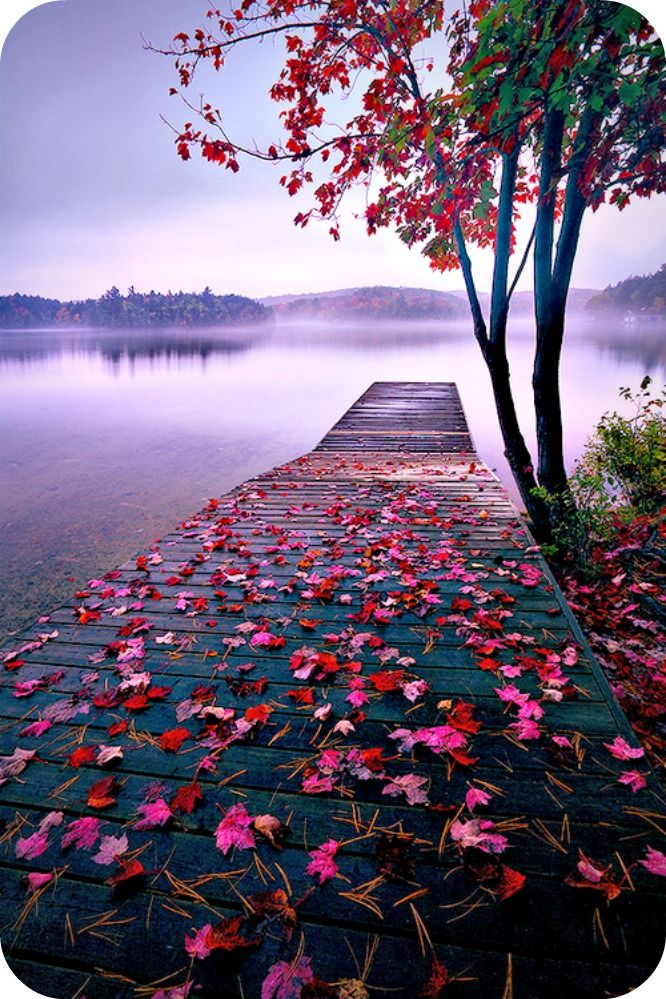
#> input picture OpenCV_Python/demo1.jpg, 666 x 999 px
$ python Tut2_image_fundamental.py
#> lines starting #> are read from the running program, lines starting #| are printed output that depends on the picture; after the words box and inside, x2 and y2 are one past the last pixel; in counts of white or black regions, pixels touching at a corner belong together
"""
Author : Pankaj Goswami
Purpose : Image Fundamental and Manipulation
Date : 17/01/2022
"""

import cv2
import random

img = cv2.imread("demo1.jpg",-1)
#> img is the input picture: shape (999, 666, 3); mean B, G, R 119.6, 95.5, 112.5
print(img[257][95])
#| [253 217 229]
print(img.shape)
#| (999, 666, 3)
# for i in range(100):
#     for j in range(img.shape[1]):
#         img[i][j] = [random.randint(0,255) ,random.randint(0,255),random.randint(0,255)]

tag = img[500:700,300:500] # img[row , column]
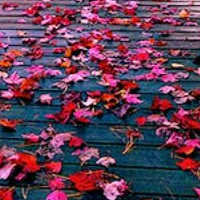
#> tag: shape (200, 200, 3); mean B, G, R 85.2, 62.5, 97.1
img[100:300,200:400] = tag # So here we cut one part of image and paste it somewhere else.
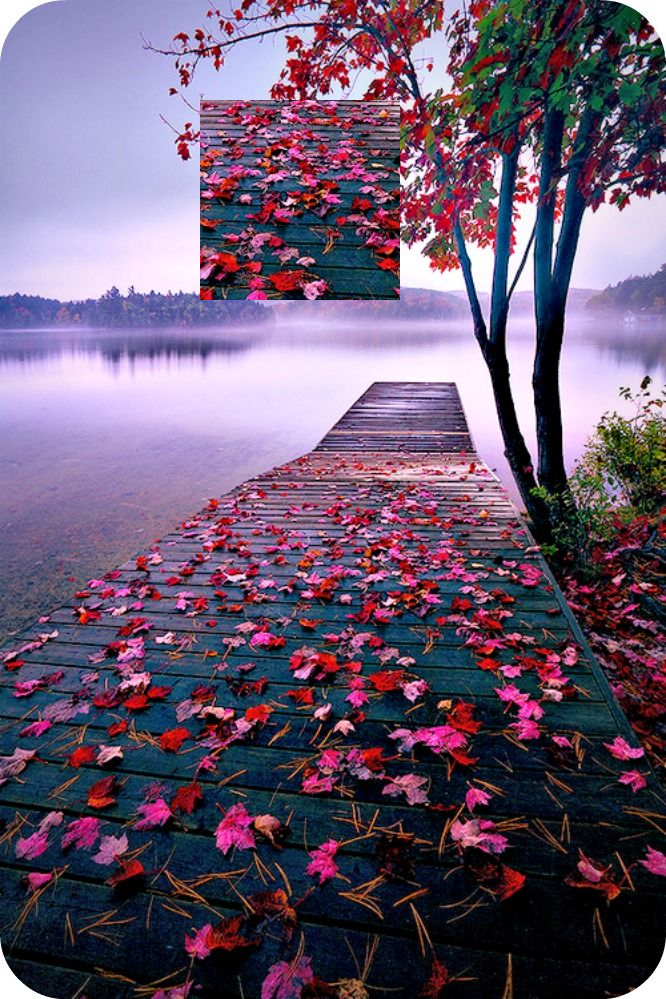
#> img: shape (999, 666, 3); 6.01% of pixels changed, all inside (x1, y1, x2, y2) = (200, 100, 400, 300)
img = cv2.resize(img,(500,500))
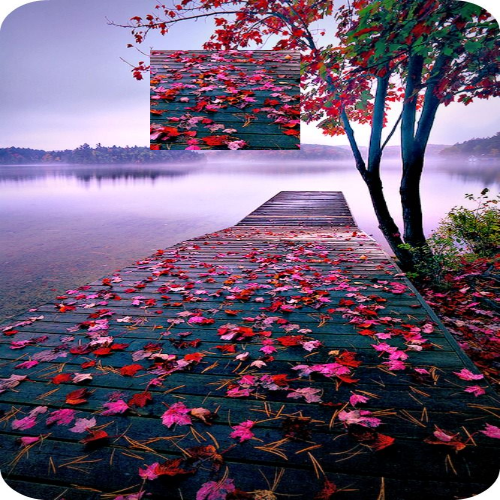
#> img: shape (500, 500, 3); mean B, G, R 111.9, 87.8, 105.4
cv2.imshow("Image" , img)
cv2.waitKey(0)
cv2.destroyAllWindows()
